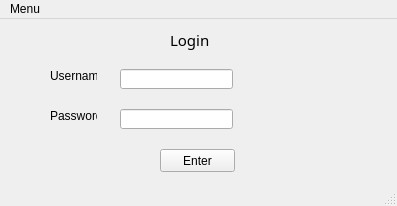
<?xml version="1.0" encoding="UTF-8"?>
<ui version="4.0">
 <class>MainWindow</class>
 <widget class="QMainWindow" name="MainWindow">
  <property name="geometry">
   <rect>
    <x>0</x>
    <y>0</y>
    <width>397</width>
    <height>206</height>
   </rect>
  </property>
  <property name="windowTitle">
   <string>MainWindow</string>
  </property>
  <widget class="QWidget" name="centralwidget">
   <widget class="QLineEdit" name="lineEdit">
    <property name="geometry">
     <rect>
      <x>120</x>
      <y>50</y>
      <width>113</width>
      <height>20</height>
     </rect>
    </property>
   </widget>
   <widget class="QLabel" name="label">
    <property name="geometry">
     <rect>
      <x>50</x>
      <y>50</y>
      <width>47</width>
      <height>13</height>
     </rect>
    </property>
    <property name="text">
     <string>Username</string>
    </property>
   </widget>
   <widget class="QLabel" name="label_2">
    <property name="geometry">
     <rect>
      <x>50</x>
      <y>90</y>
      <width>47</width>
      <height>13</height>
     </rect>
    </property>
    <property name="text">
     <string>Password</string>
    </property>
   </widget>
   <widget class="QLineEdit" name="lineEdit_2">
    <property name="geometry">
     <rect>
      <x>120</x>
      <y>90</y>
      <width>113</width>
      <height>20</height>
     </rect>
    </property>
   </widget>
   <widget class="QLabel" name="label_3">
    <property name="geometry">
     <rect>
      <x>170</x>
      <y>10</y>
      <width>47</width>
      <height>21</height>
     </rect>
    </property>
    <property name="font">
     <font>
      <family>Sitka Small</family>
      <pointsize>11</pointsize>
     </font>
    </property>
    <property name="text">
     <string>Login</string>
    </property>
   </widget>
   <widget class="QPushButton" name="pushButton">
    <property name="geometry">
     <rect>
      <x>160</x>
      <y>130</y>
      <width>75</width>
      <height>23</height>
     </rect>
    </property>
    <property name="text">
     <string>Enter</string>
    </property>
   </widget>
  </widget>
  <widget class="QMenuBar" name="menubar">
   <property name="geometry">
    <rect>
     <x>0</x>
     <y>0</y>
     <width>397</width>
     <height>21</height>
    </rect>
   </property>
   <widget class="QMenu" name="menuMenu">
    <property name="title">
     <string>Menu</string>
    </property>
    <widget class="QMenu" name="menuClear">
     <property name="title">
      <string>Clear</string>
     </property>
     <addaction name="separator"/>
    </widget>
    <addaction name="menuClear"/>
   </widget>
   <addaction name="menuMenu"/>
  </widget>
  <widget class="QStatusBar" name="statusbar"/>
 </widget>
 <resources/>
 <connections/>
</ui>
